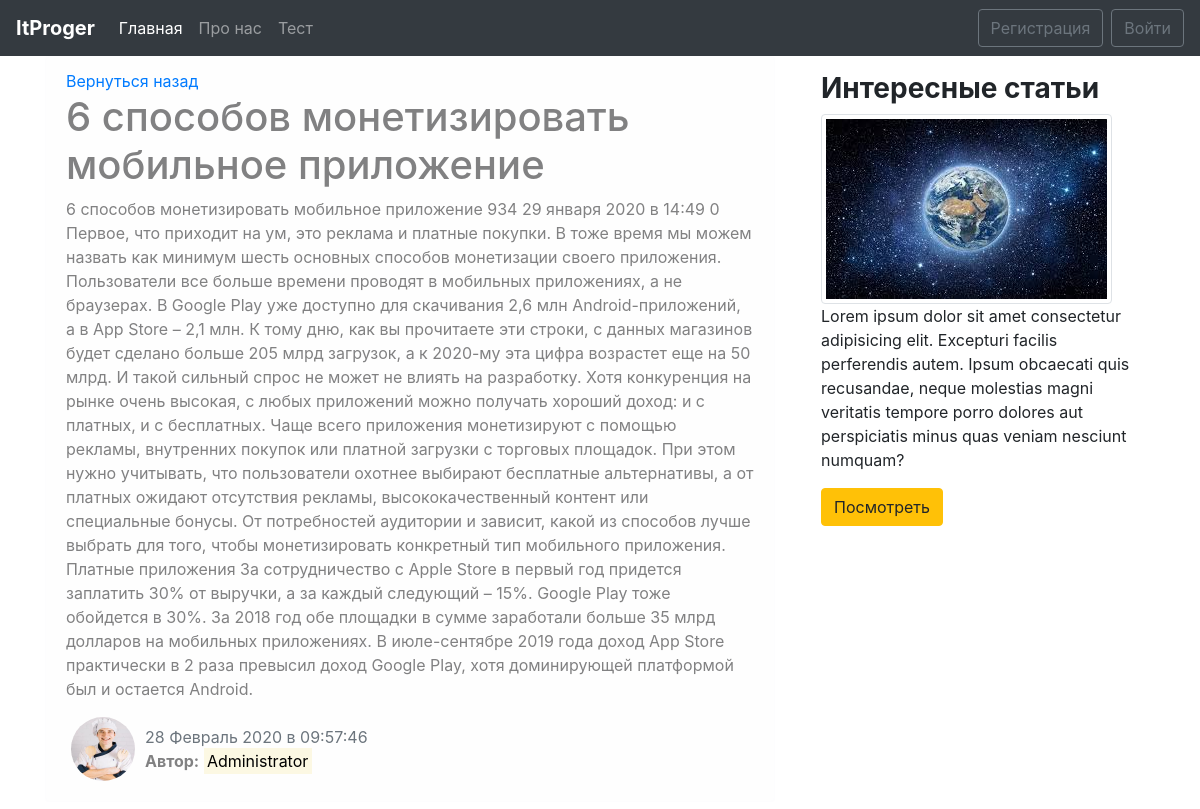
/news/6/, run on the app's committed database.
### blog/models.py (models this page shows, shortened)
class News(models.Model):
    title = models.CharField(max_length=100)
    text = models.TextField()
    date = models.DateTimeField(default=timezone.now)
    author = models.ForeignKey(User, on_delete=models.CASCADE)
    def __str__(self):
        return self.title

### users/models.py (models this page shows, shortened)
class Profile(models.Model):
    user = models.OneToOneField(User, on_delete=models.CASCADE)
    img = models.ImageField(default='default.jpg', upload_to='user_images')

### blog/views.py (the view)
# urls.py: path('news/<int:pk>/', views.NewsDetailView.as_view(), name='news-detail'),
class NewsDetailView(DetailView):
    model = News
    def get_context_data(self, **kwards):
        ctx = super(NewsDetailView, self).get_context_data(**kwards)
        ctx['title'] = News.objects.filter(pk=self.kwargs['pk']).first()
        return ctx

### blog/templates/blog/news_detail.html (shortened to what this page needs)
{% extends 'blog/base.html' %}
{% block main_section %}
        <div class="alert alert-light">
            <a href="{% url 'blog-home' %}">Вернуться назад</a>
            <h1>{{ object.title }}</h1>
            <p>{{ object.text }}</p>
            <div class="row">
                <div>
                    {% if object.author.profile.img %}
                        <img src="{{ object.author.profile.img.url }}" alt="{{ object.author }}" class="user-image">
                    {% else %}
                         <img src="/pictures/default.jpg" alt="{{ object.author }}" class="user-image">
                    {% endif %}
                </div>
                <div class="mt-2">
                    <span class="text-muted">{{ object.date|date:"j F Y в H:i:s" }}</span>
                        <p><b>Автор:</b> <mark>{{ object.author }}</mark></p>
                </div>
            </div>
        </div>
{% endblock main_section %}
{% block aside_news_section %}
    <h3><b>Интересные статьи</b></h3>
        <img alt="" class="img-thumbnail">
        <p>
        Lorem ipsum dolor sit amet consectetur adipisicing elit.
        Excepturi facilis perferendis autem.
        Ipsum obcaecati quis recusandae, neque molestias magni
        veritatis tempore porro dolores aut perspiciatis
        minus quas veniam nesciunt numquam?
        </p>
        <a href="" target="_blank">
            <button class="btn btn-warning">Посмотреть</button>
        </a>
{% endblock aside_news_section %}

### blog/static/css/blog.css (style rules this page uses)
.user-image { width: 64px; height: 64px; border-radius: 50%; margin-right: 10px; margin-left: 20px; }

### data on the page
News: title "6 способов монетизировать мобильное приложение", text "6 способов монетизировать мобильное приложение 934 29 января 2020 в 14:49 0 Первое, что приходит на ум, это реклама и платные покупки. В тоже время мы можем назвать как минимум шесть основных способов монетизации своего приложения. Пользователи все больше времени проводят в мобильных приложениях, а не браузерах. В Google Play уже доступно для скачивания 2,6 млн Android-приложений, а в App Store – 2,1 млн. К тому дню, как вы прочитаете эти строки, с данных магазинов будет сделано больше 205 млрд загрузок, а к 2020-му эта цифра возрастет еще на 50 млрд. И такой сильный спрос не может не влиять на разработку. Хотя конкуренция на рынке очень высокая, с любых приложений можно получать хороший…", author.profile.img (picture), date "28 Февраль 2020 в 09:57:46", author "Administrator"
